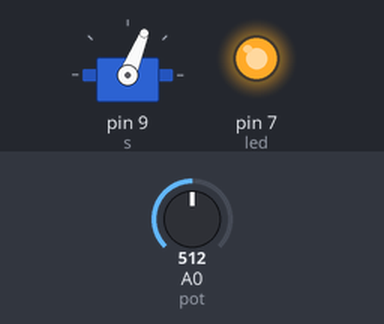
The sketch below on a simulated Arduino Uno, built with avr-gcc and run on an emulated ATmega328P. On the bench: servo, output pins drawn as LEDs (lit = HIGH). The inputs (shaded band) are chosen by the test bench; at power-on: A0 (pot) = 512.

Above: at 1.2 s.
1.3 s: A0 (pot) set to 401
2.8 s: A0 (pot) set to 385
At 4.0 s:
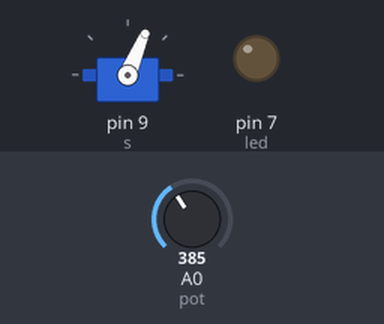
4.3 s: A0 (pot) set to 306
At 5.4 s:
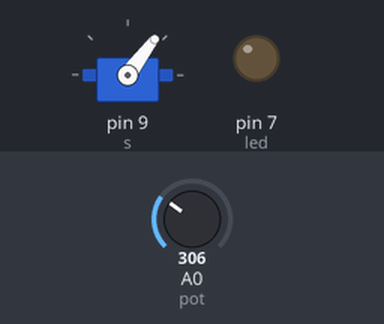
5.8 s: A0 (pot) set to 122
At 6.3 s:
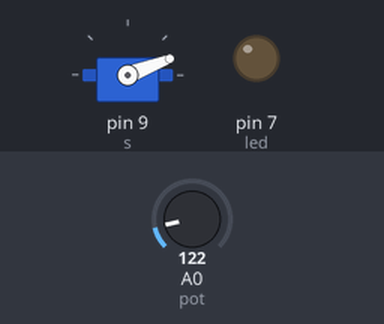
7.3 s: A0 (pot) set to 58
At 8.5 s:
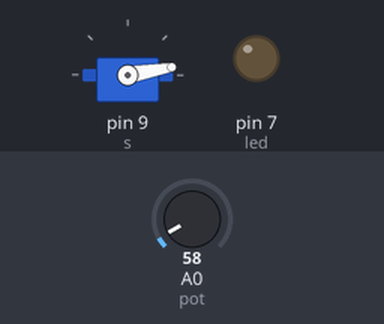
8.8 s: A0 (pot) set to 511
At 9.9 s:
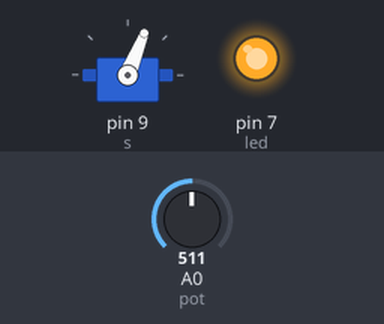
Timing chart, 0 to 11.3 s (numbered marks = the images above; inputs shaded):
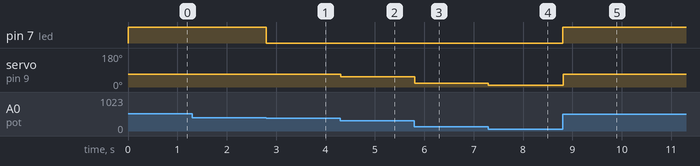

The sketch:

servo_control.ino
```cpp
#include <Servo.h>

Servo s;

int pot = A0;
int led = 7;

int val;
int angle;

void setup()
{
  s.attach(9);
  pinMode(led, OUTPUT);
}

void loop()
{
  val = analogRead(pot);

  angle = map(val, 0, 1023, 0, 180);

  if(angle > 68)
  {
    s.write(68);
    digitalWrite(led, HIGH);
  }
  else
  {
    s.write(angle);
    digitalWrite(led, LOW);
  }

  delay(15);
}
```

Measured:
- the behaviour switches between 393 and 392 on A0 (pot) (found by bisection; images 0 and 1)
- after the input at 1.3 s, every drawn part: stays the same
- after the input at 2.8 s, pin 7 (led): HIGH → LOW at once; servo on pin 9 (s): 68° → 67° at once
- after the input at 4.3 s, servo on pin 9 (s): 67° → 53° at once
- after the input at 5.8 s, servo on pin 9 (s): 53° → 21° at once
- after the input at 7.3 s, servo on pin 9 (s): 21° → 10° at once
- after the input at 8.8 s, pin 7 (led): LOW → HIGH at once; servo on pin 9 (s): 10° → 68° at once
